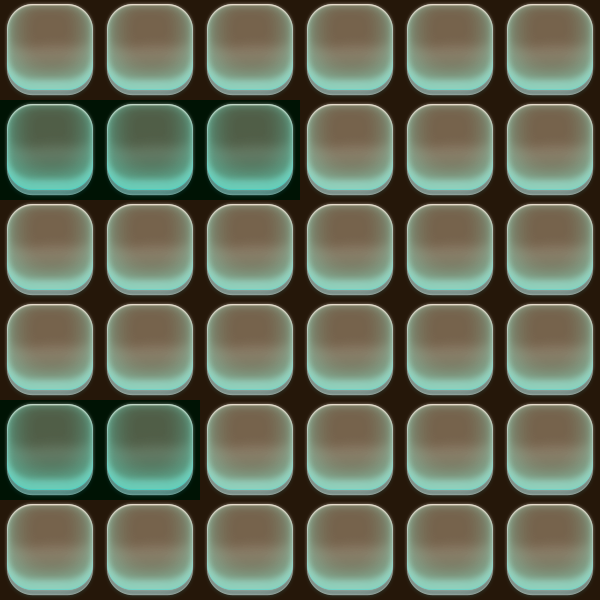

Tiled map render using the project's own tile images. Description and the map definition, with tile-layer contents summarised, below:
An orthogonal 6x6 tile map with 100x100 px tiles, 2 tile layers (map, type), 2 tilesets.

<map version="1.0" orientation="orthogonal" renderorder="right-down" width="6" height="6" tilewidth="100" tileheight="100" nextobjectid="1">
 <tileset firstgid="1" name="bg_kuang" tilewidth="100" tileheight="100" tilecount="1">
  <image source="bg_kuang.png" width="100" height="100" />
 </tileset>
 <tileset firstgid="2" name="type5" tilewidth="100" tileheight="100" tilecount="5">
  <image source="type5.png" width="500" height="100" />
  <tile id="0">
   <properties>
    <property name="type" value="1" />
   </properties>
  </tile>
  <tile id="1">
   <properties>
    <property name="type" value="5" />
   </properties>
  </tile>
  <tile id="2">
   <properties>
    <property name="type" value="6" />
   </properties>
  </tile>
 </tileset>
 <layer name="map" width="6" height="6">
  <data>[36 cells, 36 non-empty, 1 distinct tile ids]</data>
 </layer>
 <layer name="type" width="6" height="6">
  <data>[36 cells, 36 non-empty, 2 distinct tile ids]</data>
 </layer>
</map>
